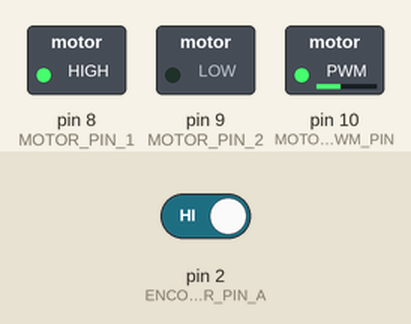
The sketch below on a simulated Arduino Uno, built with avr-gcc and run on an emulated ATmega328P. Shown: switched loads named in the sketch (green lamp = pin HIGH). The test bench sets the inputs (shaded band); at power-on: pin 2 (ENCODER_PIN_A) HIGH. What the sketch prints to the serial monitor is not drawn.

Above: at 0.1 s.
Timing chart, 0 to 1.6 s (numbered marks = the images above):
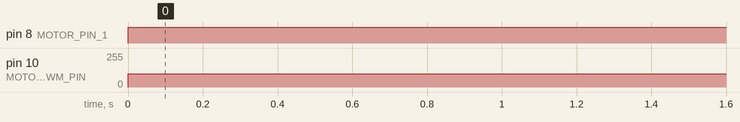

The sketch:

dc_motor_pid_test_463RPM.ino
```cpp
#include <util/atomic.h> // For the ATOMIC_BLOCK macro

#define MOTOR_PIN_1 8
#define MOTOR_PIN_2 9
#define MOTOR_PWM_PIN 10

#define ENCODER_PIN_A 2
#define ENCODER_PIN_B 3

#define MAX_POWER 100
#define ERROR_TOLERANCE 0

volatile int posi = 0; // specify posi as volatile: https://www.arduino.cc/reference/en/language/variables/variable-scope-qualifiers/volatile/
long time_previous = 0;
float error_previous = 0;
float error_integral = 0;

void setup() {
  Serial.begin(9600);
  pinMode(ENCODER_PIN_A,INPUT);
  pinMode(ENCODER_PIN_B,INPUT);
  attachInterrupt(digitalPinToInterrupt(ENCODER_PIN_A),readEncoder,RISING);

  pinMode(MOTOR_PWM_PIN,OUTPUT);
  pinMode(MOTOR_PIN_1,OUTPUT);
  pinMode(MOTOR_PIN_2,OUTPUT);
  Serial.print("target pos\n");
}

void loop() {
  int target = 210;//1000;
  //int target = 202*sin(time_previous/1e6);

  // PID constants
  float kp = 20.00;
  float kd = 1.55;
  float ki = 0.05;

  long time_current = micros(); // time difference
  float time_delta = ((float) (time_current - time_previous))/( 1.0e6 );
  time_previous = time_current;

  // Read the position in an atomic block to avoid a potential misread if the interrupt coincides with this code running
  // see: https://www.arduino.cc/reference/en/language/variables/variable-scope-qualifiers/volatile/
  int pos = 0;
  ATOMIC_BLOCK(ATOMIC_RESTORESTATE) { pos = posi;
  }

  int error = target - pos; //Error
  error_integral = error_integral + error*time_delta; //Integral
  float dedt = (error-error_previous)/(time_delta); //Derivative
  float u = (kp*error) + (kd*dedt) + (ki*error_integral); //Control signal

  float power = fabs(u); //Motor power
  if( power > MAX_POWER ){ power = MAX_POWER; }
  else if( error < ERROR_TOLERANCE ){
    power = 0;
    u = 0;
  }


  int dir = 0; // motor direction
  if(u<0){ dir = -1; }
  else if(u>0){ dir = 1; }

  setMotor(dir,power,MOTOR_PWM_PIN,MOTOR_PIN_1,MOTOR_PIN_2); //Signal the motor

  error_previous = error; // store previous error

  Serial.print(target);
  Serial.print(" ");
  Serial.print(pos);
  Serial.println();
}

void setMotor(int dir, int pwmVal, int pwmPin, int pin1, int pin2){
  analogWrite(pwmPin,pwmVal);
  if(dir == 1){
    digitalWrite(pin1,HIGH);
    digitalWrite(pin2,LOW);
  }
  else if(dir == -1){
    digitalWrite(pin1,LOW);
    digitalWrite(pin2,HIGH);
  }
  else{
    digitalWrite(pin1,LOW);
    digitalWrite(pin2,LOW);
  }
}

void readEncoder(){
  int b = digitalRead(ENCODER_PIN_B);
  if(b > 0){
    posi++;
  }
  else{
    posi--;
  }
}
```

Measured:
- by itself, pin 8 (MOTOR_PIN_1): LOW → HIGH at 0.00 s
- by itself, pin 10 (MOTOR_PWM_PIN): 0/255 → 100/255 at 0.00 s
